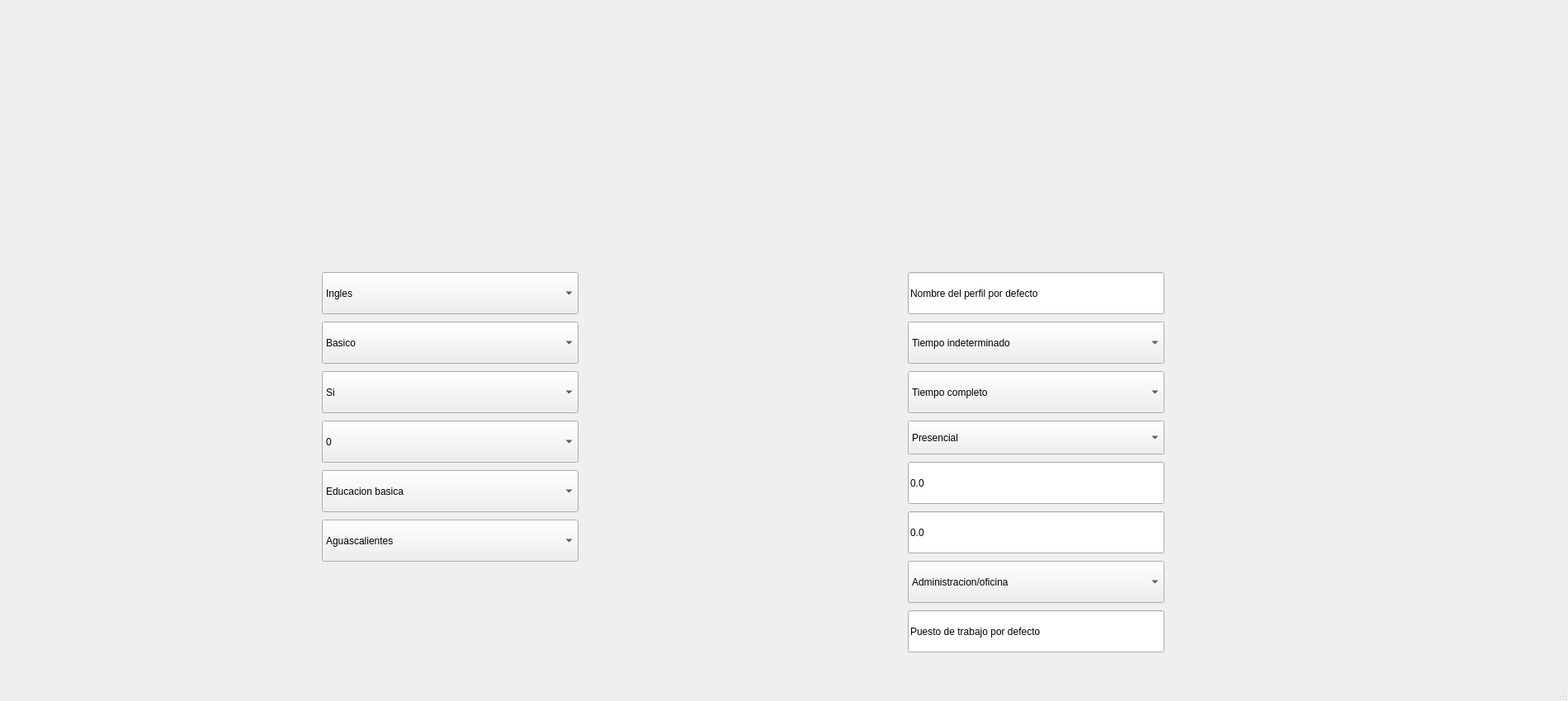
<?xml version="1.0" encoding="UTF-8"?>
<ui version="4.0">
 <class>ventanaMenuAgregarPerfil</class>
 <widget class="QMainWindow" name="ventanaMenuAgregarPerfil">
  <property name="geometry">
   <rect>
    <x>0</x>
    <y>0</y>
    <width>1900</width>
    <height>850</height>
   </rect>
  </property>
  <property name="minimumSize">
   <size>
    <width>1900</width>
    <height>850</height>
   </size>
  </property>
  <property name="maximumSize">
   <size>
    <width>1900</width>
    <height>850</height>
   </size>
  </property>
  <property name="windowTitle">
   <string>Agregar un perfil</string>
  </property>
  <widget class="QWidget" name="centralwidget">
   <widget class="QLabel" name="labelFondoMenuAgregarPerfil">
    <property name="geometry">
     <rect>
      <x>0</x>
      <y>0</y>
      <width>1900</width>
      <height>850</height>
     </rect>
    </property>
    <property name="text">
     <string/>
    </property>
    <property name="pixmap">
     <pixmap>menuEditarPerfilCamposFigma.png</pixmap>
    </property>
   </widget>
   <widget class="QLabel" name="labelConfiguracion">
    <property name="geometry">
     <rect>
      <x>390</x>
      <y>0</y>
      <width>261</width>
      <height>121</height>
     </rect>
    </property>
    <property name="styleSheet">
     <string notr="true">background-color:transparent;</string>
    </property>
    <property name="text">
     <string/>
    </property>
   </widget>
   <widget class="QLabel" name="labelActualizarPerfil">
    <property name="geometry">
     <rect>
      <x>1470</x>
      <y>290</y>
      <width>391</width>
      <height>361</height>
     </rect>
    </property>
    <property name="styleSheet">
     <string notr="true">background-color:transparent;</string>
    </property>
    <property name="text">
     <string/>
    </property>
   </widget>
   <widget class="QComboBox" name="comboBoxLicenciaConducir">
    <property name="geometry">
     <rect>
      <x>390</x>
      <y>450</y>
      <width>311</width>
      <height>51</height>
     </rect>
    </property>
    <item>
     <property name="text">
      <string>Si</string>
     </property>
    </item>
    <item>
     <property name="text">
      <string>No</string>
     </property>
    </item>
   </widget>
   <widget class="QLineEdit" name="lineEditNombrePerfil">
    <property name="geometry">
     <rect>
      <x>1100</x>
      <y>330</y>
      <width>311</width>
      <height>51</height>
     </rect>
    </property>
    <property name="inputMask">
     <string notr="true"/>
    </property>
    <property name="text">
     <string notr="true">Nombre del perfil por defecto</string>
    </property>
    <property name="placeholderText">
     <string/>
    </property>
   </widget>
   <widget class="QComboBox" name="comboBoxTipoContratacion">
    <property name="geometry">
     <rect>
      <x>1100</x>
      <y>390</y>
      <width>311</width>
      <height>51</height>
     </rect>
    </property>
    <item>
     <property name="text">
      <string>Tiempo indeterminado</string>
     </property>
    </item>
    <item>
     <property name="text">
      <string>Becario</string>
     </property>
    </item>
    <item>
     <property name="text">
      <string>Por proyecto</string>
     </property>
    </item>
    <item>
     <property name="text">
      <string>No aplica</string>
     </property>
    </item>
   </widget>
   <widget class="QComboBox" name="comboBoxHorarioTrabajo">
    <property name="geometry">
     <rect>
      <x>1100</x>
      <y>450</y>
      <width>311</width>
      <height>51</height>
     </rect>
    </property>
    <item>
     <property name="text">
      <string>Tiempo completo</string>
     </property>
    </item>
    <item>
     <property name="text">
      <string>Medio tiempo</string>
     </property>
    </item>
    <item>
     <property name="text">
      <string>Por honorarios</string>
     </property>
    </item>
   </widget>
   <widget class="QComboBox" name="comboBoxModalidadTrabajo">
    <property name="geometry">
     <rect>
      <x>1100</x>
      <y>510</y>
      <width>311</width>
      <height>41</height>
     </rect>
    </property>
    <item>
     <property name="text">
      <string>Presencial</string>
     </property>
    </item>
    <item>
     <property name="text">
      <string>Hibrida</string>
     </property>
    </item>
    <item>
     <property name="text">
      <string>Remota</string>
     </property>
    </item>
   </widget>
   <widget class="QLineEdit" name="lineEditSalarioMinimo">
    <property name="geometry">
     <rect>
      <x>1100</x>
      <y>560</y>
      <width>311</width>
      <height>51</height>
     </rect>
    </property>
    <property name="text">
     <string>0.0</string>
    </property>
   </widget>
   <widget class="QLineEdit" name="lineEditSalarioMaximo">
    <property name="geometry">
     <rect>
      <x>1100</x>
      <y>620</y>
      <width>311</width>
      <height>51</height>
     </rect>
    </property>
    <property name="text">
     <string>0.0</string>
    </property>
   </widget>
   <widget class="QComboBox" name="comboBoxAreaTrabajo">
    <property name="geometry">
     <rect>
      <x>1100</x>
      <y>680</y>
      <width>311</width>
      <height>51</height>
     </rect>
    </property>
    <item>
     <property name="text">
      <string>Administracion/oficina</string>
     </property>
    </item>
    <item>
     <property name="text">
      <string>Almacen/logistica/transporte</string>
     </property>
    </item>
    <item>
     <property name="text">
      <string>Atencion a clientes</string>
     </property>
    </item>
    <item>
     <property name="text">
      <string>Call center/telemercado</string>
     </property>
    </item>
    <item>
     <property name="text">
      <string>Compras/comercio exterior</string>
     </property>
    </item>
    <item>
     <property name="text">
      <string>Construccion/obra</string>
     </property>
    </item>
    <item>
     <property name="text">
      <string>Contabilidad/finanzas</string>
     </property>
    </item>
    <item>
     <property name="text">
      <string>Direccion/gerencia</string>
     </property>
    </item>
    <item>
     <property name="text">
      <string>Diseño/artes graficas</string>
     </property>
    </item>
    <item>
     <property name="text">
      <string>Docencia</string>
     </property>
    </item>
    <item>
     <property name="text">
      <string>Hosteleria/turismo</string>
     </property>
    </item>
    <item>
     <property name="text">
      <string>Informatica/telecomunicaciones</string>
     </property>
    </item>
    <item>
     <property name="text">
      <string>Ingenieria</string>
     </property>
    </item>
    <item>
     <property name="text">
      <string>Investigacion y calidad</string>
     </property>
    </item>
    <item>
     <property name="text">
      <string>Legal/asesoria</string>
     </property>
    </item>
    <item>
     <property name="text">
      <string>Mantenimiento y reparacioens tecnicas</string>
     </property>
    </item>
    <item>
     <property name="text">
      <string>Medicina/salud</string>
     </property>
    </item>
    <item>
     <property name="text">
      <string>Mercadotecnia/publicidad/comunicacion</string>
     </property>
    </item>
    <item>
     <property name="text">
      <string>Operarios/produccion/manufactura</string>
     </property>
    </item>
    <item>
     <property name="text">
      <string>Recursos humanos</string>
     </property>
    </item>
    <item>
     <property name="text">
      <string>Servicios generales</string>
     </property>
    </item>
    <item>
     <property name="text">
      <string>Aseo y seguridad</string>
     </property>
    </item>
    <item>
     <property name="text">
      <string>Otros</string>
     </property>
    </item>
   </widget>
   <widget class="QLineEdit" name="lineEditPuestoTrabajo">
    <property name="geometry">
     <rect>
      <x>1100</x>
      <y>740</y>
      <width>311</width>
      <height>51</height>
     </rect>
    </property>
    <property name="inputMask">
     <string/>
    </property>
    <property name="text">
     <string>Puesto de trabajo por defecto</string>
    </property>
   </widget>
   <widget class="QComboBox" name="comboBoxIdioma">
    <property name="geometry">
     <rect>
      <x>390</x>
      <y>330</y>
      <width>311</width>
      <height>51</height>
     </rect>
    </property>
    <item>
     <property name="text">
      <string>Ingles</string>
     </property>
    </item>
    <item>
     <property name="text">
      <string>Frances</string>
     </property>
    </item>
    <item>
     <property name="text">
      <string>Portugues</string>
     </property>
    </item>
    <item>
     <property name="text">
      <string>Italiano</string>
     </property>
    </item>
    <item>
     <property name="text">
      <string>Aleman</string>
     </property>
    </item>
    <item>
     <property name="text">
      <string>No aplica</string>
     </property>
    </item>
   </widget>
   <widget class="QComboBox" name="comboBoxNivelIdioma">
    <property name="geometry">
     <rect>
      <x>390</x>
      <y>390</y>
      <width>311</width>
      <height>51</height>
     </rect>
    </property>
    <item>
     <property name="text">
      <string>Basico</string>
     </property>
    </item>
    <item>
     <property name="text">
      <string>Intermedio</string>
     </property>
    </item>
    <item>
     <property name="text">
      <string>Avanzado</string>
     </property>
    </item>
    <item>
     <property name="text">
      <string>No aplica</string>
     </property>
    </item>
   </widget>
   <widget class="QComboBox" name="comboBoxEscolaridad">
    <property name="geometry">
     <rect>
      <x>390</x>
      <y>570</y>
      <width>311</width>
      <height>51</height>
     </rect>
    </property>
    <item>
     <property name="text">
      <string>Educacion basica</string>
     </property>
    </item>
    <item>
     <property name="text">
      <string>Educacion media superior</string>
     </property>
    </item>
    <item>
     <property name="text">
      <string>Educacion superior</string>
     </property>
    </item>
   </widget>
   <widget class="QComboBox" name="comboBoxUbicacion">
    <property name="geometry">
     <rect>
      <x>390</x>
      <y>630</y>
      <width>311</width>
      <height>51</height>
     </rect>
    </property>
    <item>
     <property name="text">
      <string>Aguascalientes</string>
     </property>
    </item>
    <item>
     <property name="text">
      <string>Baja california</string>
     </property>
    </item>
    <item>
     <property name="text">
      <string>Baja california sur</string>
     </property>
    </item>
    <item>
     <property name="text">
      <string>Campeche</string>
     </property>
    </item>
    <item>
     <property name="text">
      <string>Chiapas</string>
     </property>
    </item>
    <item>
     <property name="text">
      <string>Chihuahua</string>
     </property>
    </item>
    <item>
     <property name="text">
      <string>Coahuila</string>
     </property>
    </item>
    <item>
     <property name="text">
      <string>Colima</string>
     </property>
    </item>
    <item>
     <property name="text">
      <string>Hidalgo</string>
     </property>
    </item>
    <item>
     <property name="text">
      <string>Jalisco</string>
     </property>
    </item>
    <item>
     <property name="text">
      <string>Durango</string>
     </property>
    </item>
    <item>
     <property name="text">
      <string>Michoacan</string>
     </property>
    </item>
    <item>
     <property name="text">
      <string>Morelos</string>
     </property>
    </item>
    <item>
     <property name="text">
      <string>Nayarit</string>
     </property>
    </item>
    <item>
     <property name="text">
      <string>Nuevo leon</string>
     </property>
    </item>
    <item>
     <property name="text">
      <string>Oaxaca</string>
     </property>
    </item>
    <item>
     <property name="text">
      <string>Puebla</string>
     </property>
    </item>
    <item>
     <property name="text">
      <string>Queretaro</string>
     </property>
    </item>
    <item>
     <property name="text">
      <string>Quintana roo</string>
     </property>
    </item>
    <item>
     <property name="text">
      <string>San luis potosi</string>
     </property>
    </item>
    <item>
     <property name="text">
      <string>Sinaloa</string>
     </property>
    </item>
    <item>
     <property name="text">
      <string>Sonora</string>
     </property>
    </item>
    <item>
     <property name="text">
      <string>Tabasco</string>
     </property>
    </item>
    <item>
     <property name="text">
      <string>Tamaulipas</string>
     </property>
    </item>
    <item>
     <property name="text">
      <string>Tlaxcala</string>
     </property>
    </item>
    <item>
     <property name="text">
      <string>Veracruz</string>
     </property>
    </item>
    <item>
     <property name="text">
      <string>Yucatan</string>
     </property>
    </item>
    <item>
     <property name="text">
      <string>Zacatecas</string>
     </property>
    </item>
    <item>
     <property name="text">
      <string>Ciuadad de mexico</string>
     </property>
    </item>
    <item>
     <property name="text">
      <string>Estado de mexico</string>
     </property>
    </item>
    <item>
     <property name="text">
      <string>Guerrero</string>
     </property>
    </item>
    <item>
     <property name="text">
      <string>Guanajuato</string>
     </property>
    </item>
   </widget>
   <widget class="QLabel" name="labelVolverInicio">
    <property name="geometry">
     <rect>
      <x>1470</x>
      <y>20</y>
      <width>321</width>
      <height>81</height>
     </rect>
    </property>
    <property name="text">
     <string/>
    </property>
   </widget>
   <widget class="QComboBox" name="comboBoxAnosExperiencia">
    <property name="geometry">
     <rect>
      <x>390</x>
      <y>510</y>
      <width>311</width>
      <height>51</height>
     </rect>
    </property>
    <item>
     <property name="text">
      <string>0</string>
     </property>
    </item>
    <item>
     <property name="text">
      <string>3</string>
     </property>
    </item>
    <item>
     <property name="text">
      <string>6</string>
     </property>
    </item>
    <item>
     <property name="text">
      <string>9</string>
     </property>
    </item>
    <item>
     <property name="text">
      <string>12</string>
     </property>
    </item>
    <item>
     <property name="text">
      <string>15</string>
     </property>
    </item>
    <item>
     <property name="text">
      <string>18</string>
     </property>
    </item>
    <item>
     <property name="text">
      <string>21</string>
     </property>
    </item>
    <item>
     <property name="text">
      <string>24</string>
     </property>
    </item>
    <item>
     <property name="text">
      <string>27</string>
     </property>
    </item>
    <item>
     <property name="text">
      <string>30</string>
     </property>
    </item>
   </widget>
  </widget>
  <widget class="QStatusBar" name="statusbar"/>
 </widget>
 <resources/>
 <connections/>
</ui>
